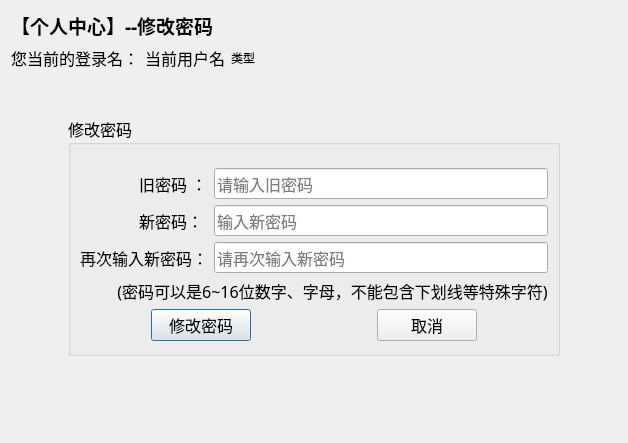
<?xml version="1.0" encoding="UTF-8"?>
<ui version="4.0">
 <class>ModifyPwdDialog</class>
 <widget class="QDialog" name="ModifyPwdDialog">
  <property name="geometry">
   <rect>
    <x>0</x>
    <y>0</y>
    <width>628</width>
    <height>443</height>
   </rect>
  </property>
  <property name="windowTitle">
   <string>Dialog</string>
  </property>
  <layout class="QVBoxLayout" name="verticalLayout_4">
   <item>
    <layout class="QVBoxLayout" name="verticalLayout_3">
     <item>
      <layout class="QHBoxLayout" name="horizontalLayout">
       <item>
        <widget class="QLabel" name="label_3">
         <property name="sizePolicy">
          <sizepolicy hsizetype="Preferred" vsizetype="Maximum">
           <horstretch>0</horstretch>
           <verstretch>0</verstretch>
          </sizepolicy>
         </property>
         <property name="font">
          <font>
           <family>楷体</family>
           <pointsize>14</pointsize>
           <weight>75</weight>
           <bold>true</bold>
          </font>
         </property>
         <property name="text">
          <string>【个人中心】--修改密码</string>
         </property>
        </widget>
       </item>
       <item>
        <spacer name="horizontalSpacer">
         <property name="orientation">
          <enum>Qt::Horizontal</enum>
         </property>
         <property name="sizeHint" stdset="0">
          <size>
           <width>40</width>
           <height>20</height>
          </size>
         </property>
        </spacer>
       </item>
      </layout>
     </item>
     <item>
      <layout class="QHBoxLayout" name="horizontalLayout_2">
       <item>
        <widget class="QLabel" name="label_4">
         <property name="sizePolicy">
          <sizepolicy hsizetype="Preferred" vsizetype="Maximum">
           <horstretch>0</horstretch>
           <verstretch>0</verstretch>
          </sizepolicy>
         </property>
         <property name="font">
          <font>
           <family>楷体</family>
           <pointsize>12</pointsize>
          </font>
         </property>
         <property name="text">
          <string>您当前的登录名：</string>
         </property>
        </widget>
       </item>
       <item>
        <widget class="QLabel" name="labelUserName">
         <property name="sizePolicy">
          <sizepolicy hsizetype="Preferred" vsizetype="Maximum">
           <horstretch>0</horstretch>
           <verstretch>0</verstretch>
          </sizepolicy>
         </property>
         <property name="font">
          <font>
           <family>楷体</family>
           <pointsize>12</pointsize>
          </font>
         </property>
         <property name="toolTip">
          <string>您的登录名</string>
         </property>
         <property name="text">
          <string>当前用户名</string>
         </property>
        </widget>
       </item>
       <item>
        <widget class="QLabel" name="labelUserType">
         <property name="text">
          <string>类型</string>
         </property>
        </widget>
       </item>
       <item>
        <spacer name="horizontalSpacer_2">
         <property name="orientation">
          <enum>Qt::Horizontal</enum>
         </property>
         <property name="sizeHint" stdset="0">
          <size>
           <width>40</width>
           <height>20</height>
          </size>
         </property>
        </spacer>
       </item>
      </layout>
     </item>
     <item>
      <spacer name="verticalSpacer_2">
       <property name="orientation">
        <enum>Qt::Vertical</enum>
       </property>
       <property name="sizeHint" stdset="0">
        <size>
         <width>20</width>
         <height>40</height>
        </size>
       </property>
      </spacer>
     </item>
     <item>
      <layout class="QHBoxLayout" name="horizontalLayout_4">
       <item>
        <spacer name="horizontalSpacer_4">
         <property name="orientation">
          <enum>Qt::Horizontal</enum>
         </property>
         <property name="sizeHint" stdset="0">
          <size>
           <width>40</width>
           <height>20</height>
          </size>
         </property>
        </spacer>
       </item>
       <item>
        <widget class="QGroupBox" name="groupBox">
         <property name="sizePolicy">
          <sizepolicy hsizetype="Expanding" vsizetype="Expanding">
           <horstretch>0</horstretch>
           <verstretch>0</verstretch>
          </sizepolicy>
         </property>
         <property name="minimumSize">
          <size>
           <width>440</width>
           <height>240</height>
          </size>
         </property>
         <property name="font">
          <font>
           <family>楷体</family>
           <pointsize>12</pointsize>
          </font>
         </property>
         <property name="title">
          <string>修改密码</string>
         </property>
         <layout class="QVBoxLayout" name="verticalLayout_2">
          <property name="topMargin">
           <number>20</number>
          </property>
          <item>
           <layout class="QVBoxLayout" name="verticalLayout">
            <item>
             <layout class="QGridLayout" name="gridLayout">
              <item row="2" column="0" colspan="2">
               <widget class="QLabel" name="label_7">
                <property name="text">
                 <string>再次输入新密码：</string>
                </property>
               </widget>
              </item>
              <item row="2" column="2">
               <widget class="QLineEdit" name="lineEditReNewPwd">
                <property name="minimumSize">
                 <size>
                  <width>0</width>
                  <height>30</height>
                 </size>
                </property>
                <property name="echoMode">
                 <enum>QLineEdit::Password</enum>
                </property>
                <property name="placeholderText">
                 <string>请再次输入新密码</string>
                </property>
               </widget>
              </item>
              <item row="3" column="0" colspan="3">
               <widget class="QLabel" name="label">
                <property name="sizePolicy">
                 <sizepolicy hsizetype="Preferred" vsizetype="Maximum">
                  <horstretch>0</horstretch>
                  <verstretch>0</verstretch>
                 </sizepolicy>
                </property>
                <property name="text">
                 <string>         (密码可以是6~16位数字、字母，不能包含下划线等特殊字符)</string>
                </property>
               </widget>
              </item>
              <item row="1" column="2">
               <widget class="QLineEdit" name="lineEditNewPwd">
                <property name="minimumSize">
                 <size>
                  <width>0</width>
                  <height>30</height>
                 </size>
                </property>
                <property name="echoMode">
                 <enum>QLineEdit::Password</enum>
                </property>
                <property name="placeholderText">
                 <string>输入新密码</string>
                </property>
               </widget>
              </item>
              <item row="0" column="2">
               <widget class="QLineEdit" name="lineEditOldPed">
                <property name="minimumSize">
                 <size>
                  <width>0</width>
                  <height>30</height>
                 </size>
                </property>
                <property name="echoMode">
                 <enum>QLineEdit::Password</enum>
                </property>
                <property name="placeholderText">
                 <string>请输入旧密码</string>
                </property>
               </widget>
              </item>
              <item row="0" column="1">
               <widget class="QLabel" name="label_2">
                <property name="text">
                 <string>旧密码 ：</string>
                </property>
               </widget>
              </item>
              <item row="1" column="1">
               <widget class="QLabel" name="label_6">
                <property name="text">
                 <string>新密码：</string>
                </property>
               </widget>
              </item>
             </layout>
            </item>
            <item>
             <layout class="QHBoxLayout" name="horizontalLayout_3">
              <item>
               <spacer name="horizontalSpacer_6">
                <property name="orientation">
                 <enum>Qt::Horizontal</enum>
                </property>
                <property name="sizeHint" stdset="0">
                 <size>
                  <width>40</width>
                  <height>20</height>
                 </size>
                </property>
               </spacer>
              </item>
              <item>
               <widget class="QPushButton" name="pbnModifyPwd">
                <property name="minimumSize">
                 <size>
                  <width>100</width>
                  <height>0</height>
                 </size>
                </property>
                <property name="cursor">
                 <cursorShape>OpenHandCursor</cursorShape>
                </property>
                <property name="toolTip">
                 <string>确认修改</string>
                </property>
                <property name="text">
                 <string>修改密码</string>
                </property>
               </widget>
              </item>
              <item>
               <spacer name="horizontalSpacer_3">
                <property name="orientation">
                 <enum>Qt::Horizontal</enum>
                </property>
                <property name="sizeType">
                 <enum>QSizePolicy::Maximum</enum>
                </property>
                <property name="sizeHint" stdset="0">
                 <size>
                  <width>120</width>
                  <height>20</height>
                 </size>
                </property>
               </spacer>
              </item>
              <item>
               <widget class="QPushButton" name="pbnCancel">
                <property name="minimumSize">
                 <size>
                  <width>100</width>
                  <height>30</height>
                 </size>
                </property>
                <property name="cursor">
                 <cursorShape>OpenHandCursor</cursorShape>
                </property>
                <property name="toolTip">
                 <string>取消</string>
                </property>
                <property name="text">
                 <string>取消</string>
                </property>
               </widget>
              </item>
              <item>
               <spacer name="horizontalSpacer_7">
                <property name="orientation">
                 <enum>Qt::Horizontal</enum>
                </property>
                <property name="sizeHint" stdset="0">
                 <size>
                  <width>40</width>
                  <height>20</height>
                 </size>
                </property>
               </spacer>
              </item>
             </layout>
            </item>
           </layout>
          </item>
         </layout>
        </widget>
       </item>
       <item>
        <spacer name="horizontalSpacer_5">
         <property name="orientation">
          <enum>Qt::Horizontal</enum>
         </property>
         <property name="sizeHint" stdset="0">
          <size>
           <width>40</width>
           <height>20</height>
          </size>
         </property>
        </spacer>
       </item>
      </layout>
     </item>
    </layout>
   </item>
   <item>
    <spacer name="verticalSpacer">
     <property name="orientation">
      <enum>Qt::Vertical</enum>
     </property>
     <property name="sizeHint" stdset="0">
      <size>
       <width>20</width>
       <height>40</height>
      </size>
     </property>
    </spacer>
   </item>
  </layout>
 </widget>
 <resources/>
 <connections/>
</ui>
